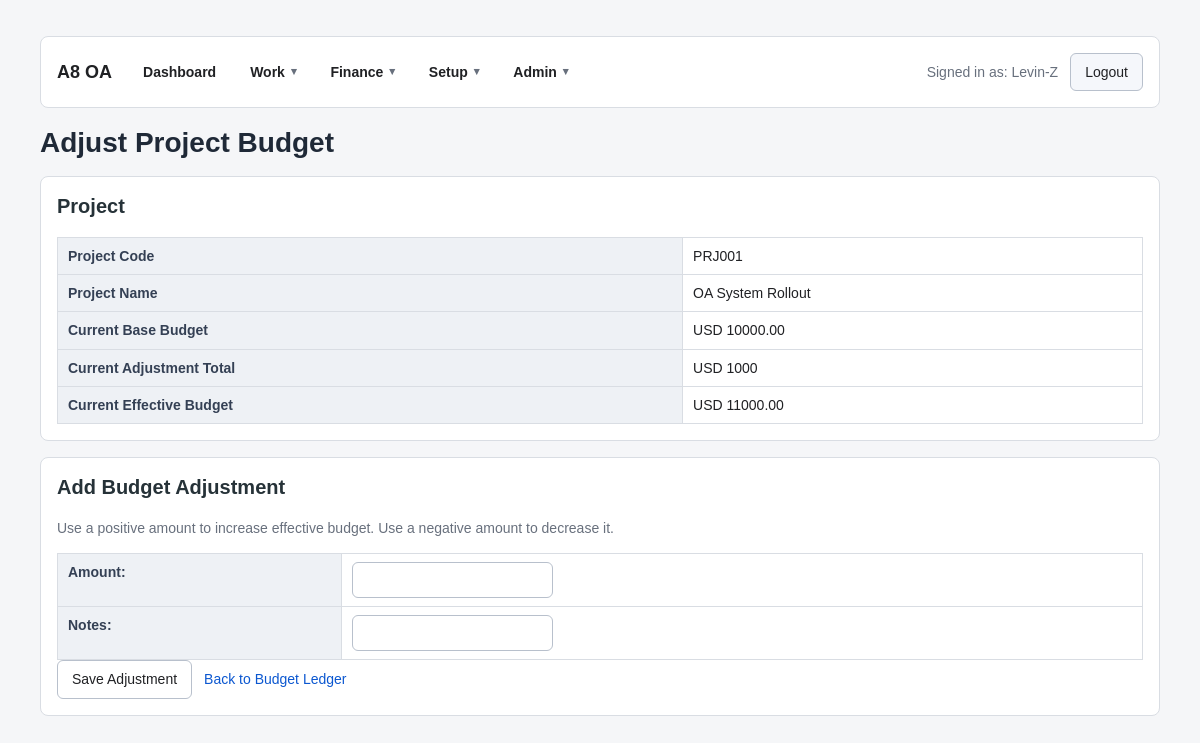
The app's page /projects/1/budget/adjust/ (signed in) with its own data.
### accounts/models.py (models this page shows)
class User(AbstractUser):
    employee_id = models.CharField(max_length=30, blank=True, default="")
    display_name = models.CharField(max_length=150, blank=True, default="")
    job_title = models.CharField(max_length=100, blank=True, default="")
    phone = models.CharField(max_length=30, blank=True, default="")
    approval_level = models.CharField(
        max_length=20,
        choices=ApprovalLevel,
        default=ApprovalLevel.STAFF,
    )
    primary_department = models.ForeignKey(
        "Department",
        null=True,
        blank=True,
        on_delete=models.SET_NULL,
        related_name="primary_users",
    )
    can_approve_all_departments = models.BooleanField(default=False)
    class Meta:
        db_table = "PS_A8_USER"
        verbose_name = "User"
        verbose_name_plural = "Users"
    def __str__(self):
        return self.display_name or self.username

### projects/models.py (models this page shows, shortened)
class Project(models.Model):
    project_code = models.CharField(max_length=30, unique=True)
    project_name = models.CharField(max_length=150)
    project_manager = models.ForeignKey(
        settings.AUTH_USER_MODEL,
        null=True,
        blank=True,
        on_delete=models.SET_NULL,
        related_name="managed_projects",
    )
    owning_department = models.ForeignKey(
        "accounts.Department",
        on_delete=models.PROTECT,
        related_name="owned_projects",
    )
    created_by = models.ForeignKey(
        settings.AUTH_USER_MODEL,
        null=True,
        blank=True,
        on_delete=models.SET_NULL,
        related_name="created_projects",
    )
    project_type = models.CharField(
        max_length=30,
        choices=ProjectType,
        default=ProjectType.INTERNAL,
    )
    budget_approval_status = models.CharField(
        max_length=30,
        choices=ProjectBudgetApprovalStatus,
        default=ProjectBudgetApprovalStatus.APPROVED,
    )
    matched_rule = models.ForeignKey(
        "approvals.ApprovalRule",
        null=True,
        blank=True,
        on_delete=models.SET_NULL,
        related_name="project_requests",
    )
    approval_tasks = GenericRelation(
        "approvals.ApprovalTask",
        content_type_field="request_content_type",
        object_id_field="request_object_id",
        related_query_name="project_request",
    )
    status = models.CharField(
        max_length=20,
        choices=ProjectStatus,
        default=ProjectStatus.OPEN,
    )
    budget_amount = models.DecimalField(max_digits=14, decimal_places=2, default=0)
    currency = models.CharField(
        max_length=10,
        choices=CurrencyCode.choices,
        default=CurrencyCode.USD,
    )
    start_date = models.DateField(null=True, blank=True)
    end_date = models.DateField(null=True, blank=True)
    budget_period_start = models.DateField(null=True, blank=True)
    budget_period_end = models.DateField(null=True, blank=True)
    external_order_type = models.CharField(
        max_length=30,
        choices=ProjectExternalOrderType,
        blank=True,
        default="",
    )
    external_order_no = models.CharField(max_length=50, blank=True, default="")
    customer_name = models.CharField(max_length=150, blank=True, default="")
    is_active = models.BooleanField(default=True)
    notes = models.TextField(blank=True, default="")
    class Meta:
        db_table = "PS_A8_PROJ"
        verbose_name = "Project"
        verbose_name_plural = "Projects"
        ordering = ["project_code"]
    def get_adjustment_amount(self):
        return (
            ProjectBudgetEntry.objects.filter(
                project=self,
                entry_type=BudgetEntryType.ADJUST,
            ).aggregate(total=Sum("amount"))["total"]
            or Decimal("0.00")
        )
    def get_effective_budget_amount(self):
        return self.budget_amount + self.get_adjustment_amount()

### projects/views.py (the view)
# urls.py: path("<int:pk>/budget/adjust/", views.project_add_budget_adjustment, name="project_add_budget_adjustment"),
@login_required
def project_add_budget_adjustment(request, pk):
    project = get_object_or_404(
        get_visible_projects_queryset_for_user(request.user),
        pk=pk,
    )
    if not user_can_manage_project_budget(request.user, project):
        raise PermissionDenied("You do not have permission to adjust this project budget.")
    if request.method == "POST":
        form = ProjectBudgetAdjustmentForm(request.POST)
        if form.is_valid():
            ProjectBudgetEntry.objects.create(
                project=project,
                entry_type=BudgetEntryType.ADJUST,
                source_type=RequestType.PROJECT,
                source_id=project.id,
                amount=form.cleaned_data["amount"],
                notes=form.cleaned_data["notes"],
                created_by=request.user,
            )
            messages.success(request, f"Budget adjustment recorded for {project.project_code}.")
            return redirect("projects:project_budget_ledger", pk=project.id)
    else:
        form = ProjectBudgetAdjustmentForm()
    context = {
        "project": project,
        "form": form,
    }
    return render(request, "projects/project_budget_adjustment.html", context)

### projects/forms.py (shortened to what this page needs)
class ProjectBudgetAdjustmentForm(forms.Form):
    amount = forms.DecimalField(max_digits=14, decimal_places=2)
    notes = forms.CharField(max_length=200)

### common/context_processors.py (called while the page is built)
def top_navigation(request):
    return {
        "top_navigation": build_navigation_for_user(request.user, request),
    }

### common/navigation.py (called while the page is built)
def _can_work(user):
    return user.is_authenticated

def _can_accounting(user):
    return user.is_authenticated and user.is_staff

def _can_setup(user):
    return user.is_authenticated and user.is_staff

def _can_admin(user):
    return user.is_authenticated and (user.is_staff or user.is_superuser)

def _item(label, route_name, *, permission=None, active_names=None):
    active_names = active_names or [route_name]
    return {
        "label": label,
        "url": reverse(route_name),
        "permission": permission or _can_work,
        "active_names": active_names,
        "active": False,
    }

def _group(label, items):
    return {
        "label": label,
        "items": items,
        "active": False,
    }

def _mark_active(items, current_route_name):
    for item in items:
        item["active"] = current_route_name in item["active_names"]
    return items

### projects/access.py (called while the page is built, shortened)
def get_visible_projects_queryset_for_user(user):
    qs = Project.objects.select_related("project_manager", "owning_department", "created_by")
    if not user or not user.is_authenticated:
        return qs.none()
    if user.is_superuser:
        return qs

def user_can_manage_project_budget(user, project):
    if not user or not user.is_authenticated:
        return False
    if user.is_superuser:
        return True
    if project.project_manager_id == user.id:
        return True
    if getattr(project.owning_department, "manager_id", None) == user.id:
        return True
    return False

### projects/context_processors.py (called while the page is built)
def project_nav(request):
    user = getattr(request, "user", None)
    if not user or not user.is_authenticated:
        return {
            "nav_can_create_project": False,
        }
    can_create_project = user.is_superuser or Department.objects.filter(manager=user).exists()
    return {
        "nav_can_create_project": can_create_project,
    }

### projects/templates/projects/project_budget_adjustment.html (shortened to what this page needs)
{% extends "purchase/base.html" %}
{% block page_title %}Adjust Project Budget{% endblock %}
{% block content %}
<div class="card">
    <h2>Project</h2>
    <table>
        <tr>
            <th>Project Code</th>
            <td>{{ project.project_code }}</td>
        </tr>
        <tr>
            <th>Project Name</th>
            <td>{{ project.project_name }}</td>
        </tr>
        <tr>
            <th>Current Base Budget</th>
            <td>{{ project.currency }} {{ project.budget_amount }}</td>
        </tr>
        <tr>
            <th>Current Adjustment Total</th>
            <td>{{ project.currency }} {{ project.get_adjustment_amount }}</td>
        </tr>
        <tr>
            <th>Current Effective Budget</th>
            <td>{{ project.currency }} {{ project.get_effective_budget_amount }}</td>
        </tr>
    </table>
</div>
<div class="card">
    <h2>Add Budget Adjustment</h2>
    <p class="muted">
        Use a positive amount to increase effective budget. Use a negative amount to decrease it.
    </p>
    <form method="post">
        <table>
            {{ form.as_table }}
        </table>
        <div class="action-row">
            <button type="submit">Save Adjustment</button>
            <a href="{% url 'projects:project_budget_ledger' project.id %}">Back to Budget Ledger</a>
        </div>
    </form>
</div>
{% endblock %}

### templates/includes/top_nav.html (shortened to what this page needs)
<header class="top-nav card">
    {% if request.user.is_authenticated %}
    <div class="nav-brand">
        <a href="{% url 'dashboard:home' %}">A8 OA</a>
    </div>
    <nav class="nav-groups" aria-label="Primary navigation">
        {% if top_navigation.dashboard %}
        <a
            class="nav-direct-link{% if top_navigation.dashboard.active %} is-active{% endif %}"
            href="{{ top_navigation.dashboard.url }}"
        >
            {{ top_navigation.dashboard.label }}
        </a>
        {% endif %}
        {% for group in top_navigation.groups %}
            {% include "includes/dropdown_nav.html" with group=group %}
        {% endfor %}
    </nav>
    <div class="nav-user">
        <span class="muted">Signed in as: {{ request.user }}</span>
        <form method="post" action="{% url 'logout' %}" class="inline-form">
            <button type="submit" class="btn btn-secondary">Logout</button>
        </form>
    </div>
    {% else %}
    <div class="nav-brand">
        <a href="{% url 'login' %}">A8 OA</a>
    </div>
    <a href="{% url 'login' %}" class="btn btn-primary">Login</a>
    {% endif %}
</header>

### static/css/app.css (style rules this page uses)
* { box-sizing: border-box; }
html { min-height: 100%; }
body { min-height: 100%; margin: 0; background: #f5f6f8; color: #202124; font-family: Arial, sans-serif; font-size: 14px; line-height: 1.45; }
a { color: #0b57d0; text-decoration: none; }
.muted { color: #68707d; }
.top-nav { display: grid; grid-template-columns: auto minmax(0, 1fr) auto; gap: 18px; align-items: center; margin-bottom: 16px; overflow: visible; }
.nav-brand { font-size: 18px; font-weight: 700; white-space: nowrap; }
.nav-brand a { color: #202124; }
.nav-groups { display: flex; gap: 8px; flex-wrap: wrap; min-width: 0; }
.nav-direct-link, .nav-menu-trigger { display: inline-flex; min-height: 34px; align-items: center; padding: 8px 12px; border: 1px solid transparent; border-radius: 6px; background: transparent; color: #202124; font-weight: 700; white-space: nowrap; }
.nav-user { display: flex; gap: 12px; align-items: center; justify-content: flex-end; flex-wrap: wrap; }
.card { margin: 16px; padding: 16px; background: #ffffff; border: 1px solid #d9dde3; border-radius: 8px; }
.card h2 { margin-top: 0; margin-bottom: 18px; color: #263238; font-size: 20px; line-height: 1.3; }
.action-row { display: flex; gap: 12px; flex-wrap: wrap; align-items: center; }
.inline-form { display: inline; margin: 0; }
button, .btn { display: inline-flex; align-items: center; justify-content: center; min-height: 34px; padding: 8px 14px; border: 1px solid #b8c0cc; border-radius: 6px; background: #ffffff; color: #202124; font: inherit; cursor: pointer; }
.btn-secondary { background: #f5f7fb; }
input, select, textarea { max-width: 100%; border: 1px solid #b8c0cc; border-radius: 6px; padding: 7px 9px; background: #ffffff; color: #202124; font: inherit; }
table, .data-table { width: 100%; border-collapse: collapse; background: #ffffff; }
th, td, .data-table th, .data-table td { padding: 8px 10px; border: 1px solid #d9dde3; text-align: left; vertical-align: top; }
th, .data-table th { background: #eef1f5; color: #344054; font-weight: 700; }

### records on screen
User: user "Levin-Z"
Project: project_code "PRJ001", project_name "OA System Rollout", currency "USD", budget_amount "10000.00", get_adjustment_amount "1000", get_effective_budget_amount "11000.00"

### other values on screen
{{ top_navigation.dashboard.label }} "Dashboard"
{{ group.label }} "Work" "Finance" "Setup" "Admin"
